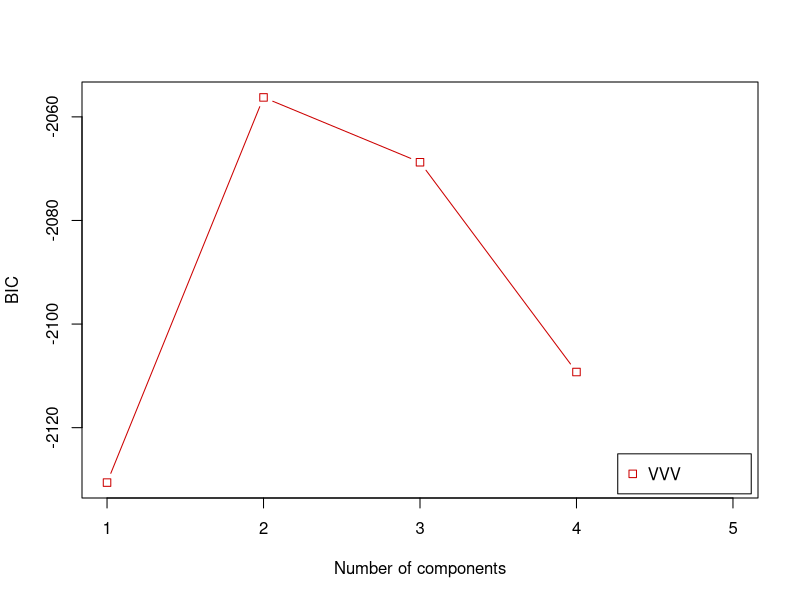
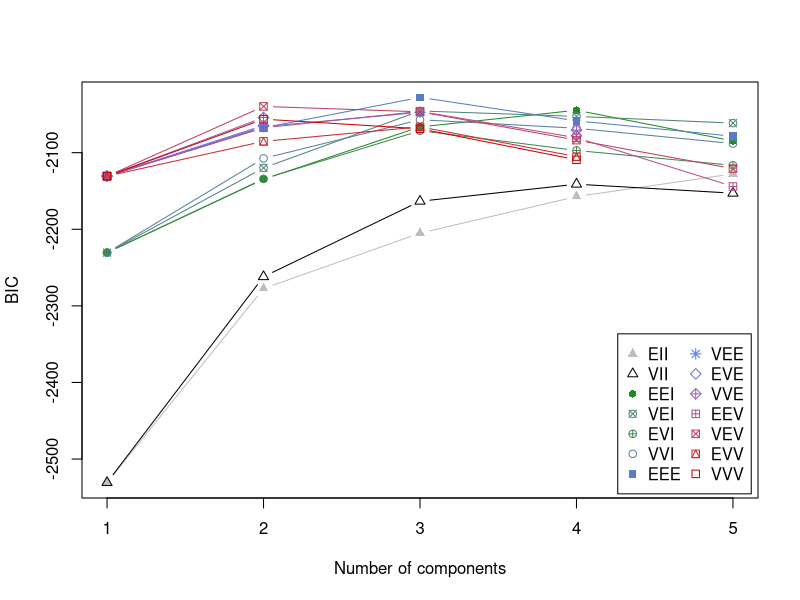
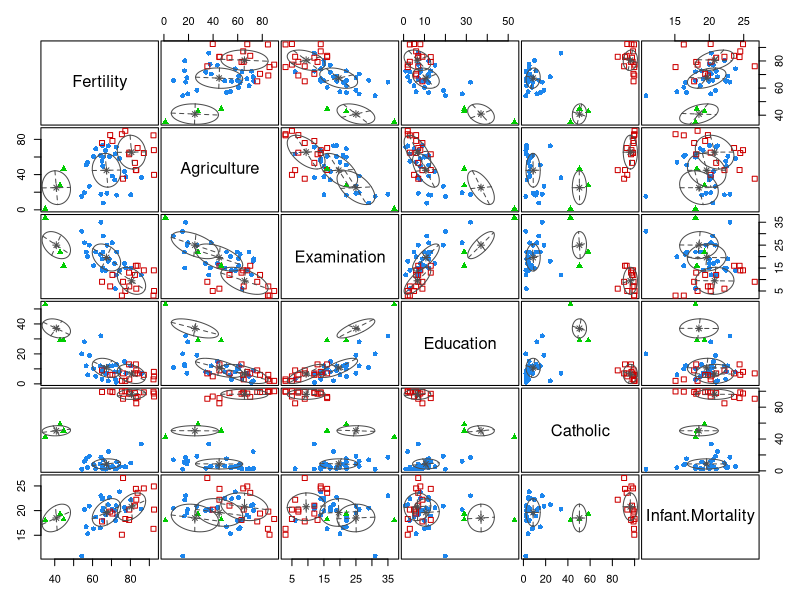
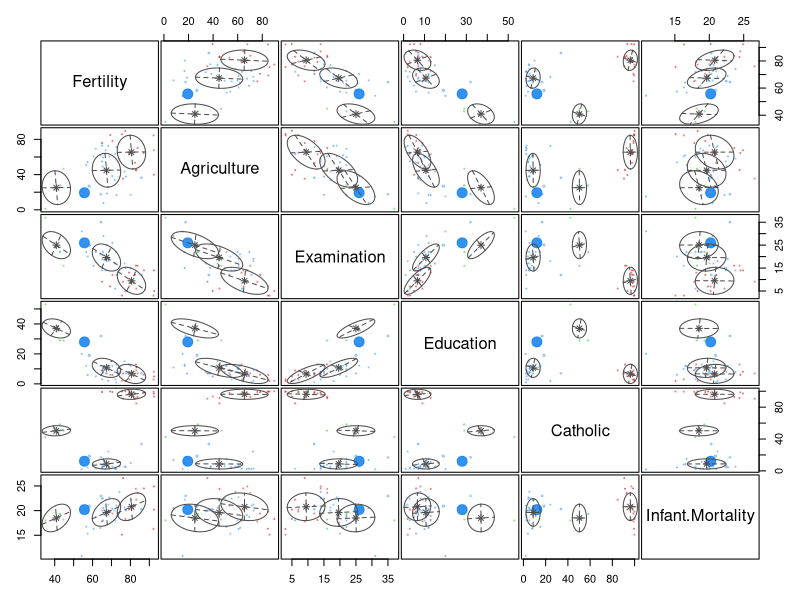

Here is the R script that generated these plots, in order:
## ---- chunk 1
install.packages("mclust")
library(mclust)
data(swiss)
out = Mclust(swiss, G=1:5, modelNames="VVV")
plot(out, what="BIC")
## ---- chunk 2
out = Mclust(swiss, G=1:5)
plot(out, what="BIC")
## ---- chunk 3
plot(out, what="classification")
## ---- chunk 4
plot(out, what="uncertainty")
## ---- chunk 5
round(out$z, 15)
